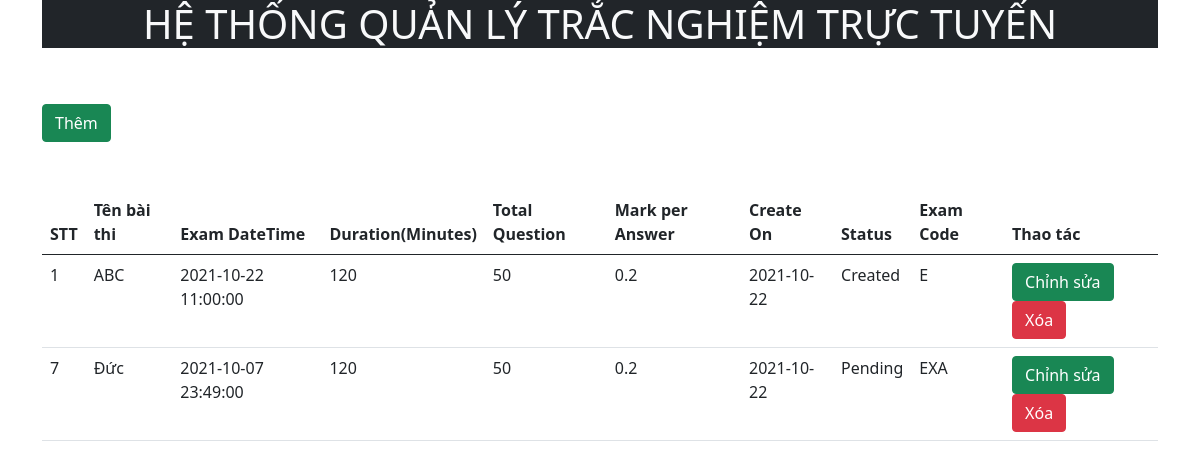
The page /src/info.php on the database its author committed.
### tables this page shows
CREATE TABLE `exams` (
  `id` int(11) NOT NULL,
  `exam_title` varchar(100) NOT NULL,
  `exam_datetime` datetime NOT NULL,
  `duration` int(10) NOT NULL,
  `total_question` int(10) NOT NULL,
  `marks_per_right_answer` double NOT NULL,
  `created_on` date NOT NULL,
  `status` varchar(100) NOT NULL,
  `exam_code` varchar(100) NOT NULL
);

### src/info.php (the view)
<?php
        include '../reuse/header.php';
        include '../reuse/connect.php';
?>
<div class="container">
    <h1 class="text-center bg-dark text-light">HỆ THỐNG QUẢN LÝ TRẮC NGHIỆM TRỰC TUYẾN</h1>
</div>
<div class="container pt-5">
    <a href="add.php"><button type="button" class="btn btn-success">Thêm</button></a>
</div>
<div class="container pt-5">
    <table class="table">
        <thead>
            <tr>
                <th scope="col">STT</th>
                <th scope="col">Tên bài thi</th>
                <th scope="col">Exam DateTime</th>
                <th scope="col">Duration(Minutes)</th>
                <th scope="col">Total Question</th>
                <th scope="col">Mark per Answer</th>
                <th scope="col">Create On</th>
                <th scope="col">Status</th>
                <th scope="col">Exam Code</th>
                <th scope="col">Thao tác</th>
            </tr>
        </thead>
        <tbody>
            <?php
                $sql = "SELECT * FROM exams";
                    $result = mysqli_query($conn,$sql);
                    if(mysqli_num_rows($result)>0){
                         while($row=mysqli_fetch_assoc($result)){
                            echo '<tr>';
                            echo '<td>'.$row['id'].'</td>';
                            echo '<td>'.$row['exam_title'].'</td>';
                            echo '<td>'.$row['exam_datetime'].'</td>';
                            echo '<td>'.$row['duration'].'</td>';
                            echo '<td>'.$row['total_question'].'</td>';
                            echo '<td>'.$row['marks_per_right_answer'].'</td>';
                            echo '<td>'.$row['created_on'].'</td>';
                            echo '<td>'.$row['status'].'</td>';
                            echo '<td>'.$row['exam_code'].'</td>';
                            echo
                            '<td>
                                <form>
                                    <a href="./edit.php?id='.$row['id'].'"><button type="button" class="btn btn-success">Chỉnh sửa</button></a>
                                    <a href="./delete.php?id='.$row['id'].'"><button type="button" class="btn btn-danger">Xóa</button></a>
                                </form>
                            </td>';
                        echo '</tr>';
                        }
                    }
            ?>
        </tbody>
    </table>
</div>
<?php
        include '../reuse/footer.php';
?>

### reuse/header.php (shortened to what this page needs)
<!DOCTYPE html>
<html lang="en">
<head>
    <link href="https://cdn.jsdelivr.net/npm/bootstrap@5.0.2/dist/css/bootstrap.min.css" rel="stylesheet"
>
</head>
<body>

### rows shown on the page
exams: id "1", exam_title "ABC", exam_datetime "2021-10-22 11:00:00", duration "120", total_question "50", marks_per_right_answer "0.2", created_on "2021-10-22", status "Created", exam_code "E"
exams: id "7", exam_title "Đức", exam_datetime "2021-10-07 23:49:00", duration "120", total_question "50", marks_per_right_answer "0.2", created_on "2021-10-22", status "Pending", exam_code "EXA"
